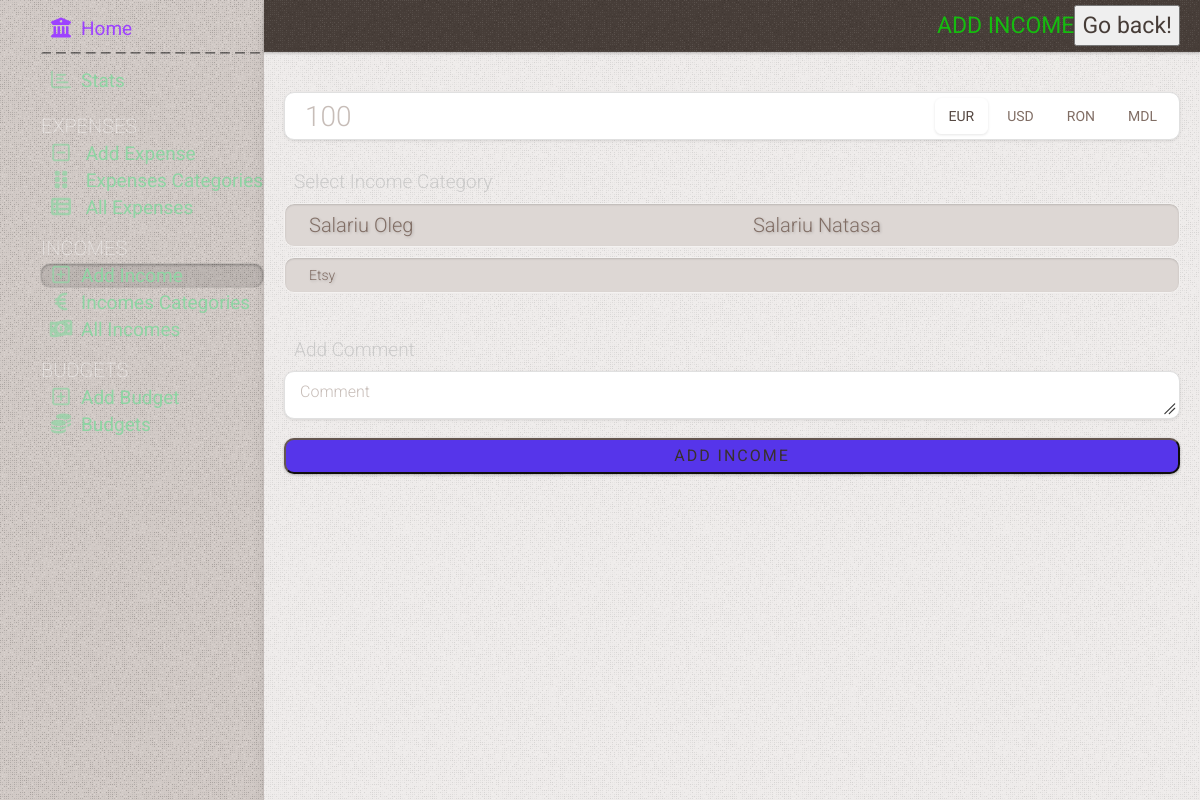
The app's page /add_income, older data.
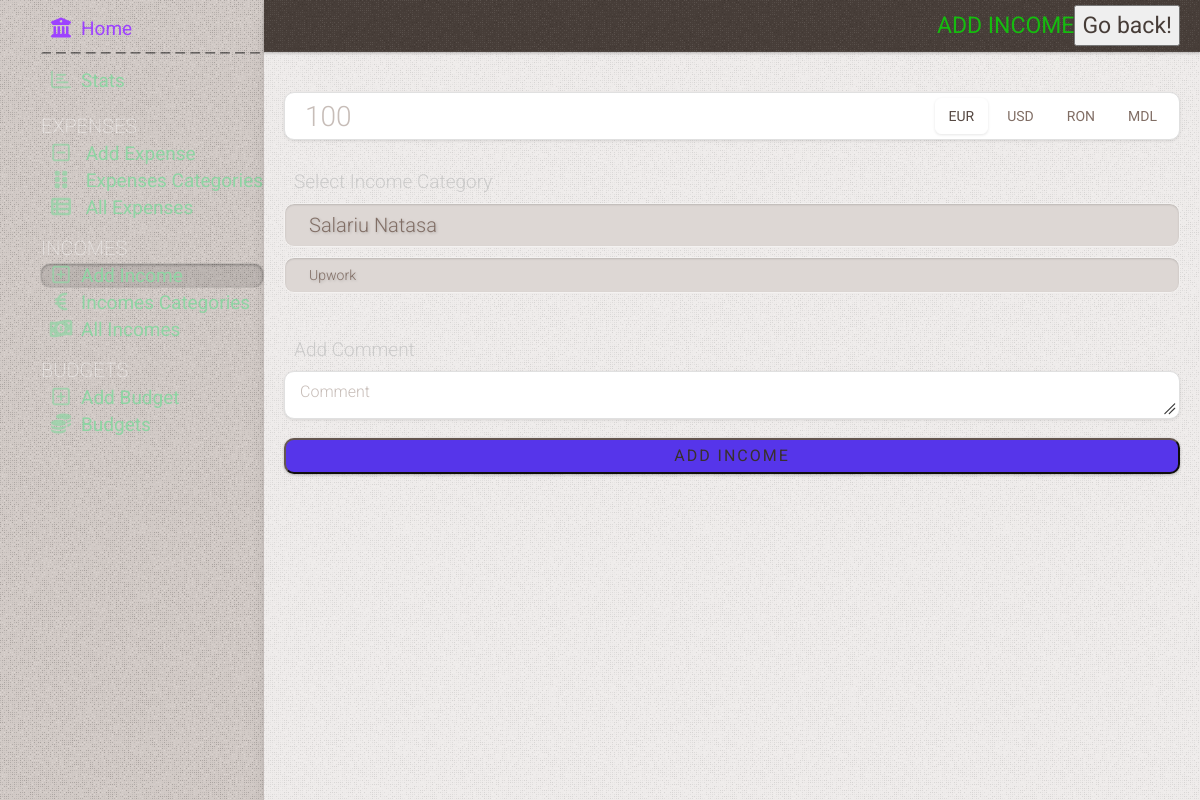
The same page, newer data.
### tables this page shows
CREATE TABLE categories_income
(
    id         INTEGER PRIMARY KEY AUTOINCREMENT,
    name       TEXT NOT NULL,
    primordial TEXT DEFAULT NULL,
    state      TEXT DEFAULT false
);

### app.py (the view, shortened to what this page needs)
@app.route('/add_income', methods=('GET', 'POST'))
def add_income():
    conn = get_db_connection()
    categories_income = conn.execute(
        "SELECT id, name  FROM categories_income WHERE state is not 'true' and primordial is 'true'").fetchall()
    categories_income_second = conn.execute(
        "SELECT id, name  FROM categories_income WHERE state is not 'true' and primordial is NULL").fetchall()
    conn.close()
    return render_template('add_income.html', title='Add Income', gradient='text-gradient-green',
                           categories_income=categories_income, categories_income_second=categories_income_second)

### app.py (called while the page is built)
def get_db_connection():
    conn = sqlite3.connect('static/database.db')
    conn.row_factory = sqlite3.Row
    return conn

### templates/add_income.html (shortened to what this page needs)
{% extends 'base.html' %} {% block content %}
	<div class="page_title {{ gradient }}" >
		<span >{% block title %} {{ title }} {% endblock %}</span >
		<button id="go-back" >Go back!</button >
	</div >
	<div class="content flex flex-col gap-15" >
		{% if categories_income|length == 0 and categories_income_second|length == 0 %}
			<div class="no-results" >You must add income categories first</div >
		{% else %}
			<form method="post" >
				<div class="flex flex-col mx-auto gap-15 mt-20" >
					<div class="flex input" >
						<input type="number" autofocus min="0" step="0.01" pattern="[0-9]+([\.,][0-9]+)?" name="amount"
									 placeholder="100" class="summ py-5 mr-20 transparent" value="{{ request.form['amount'] }}" />
						<div class="radio-group  radio-currency flex-nowrap flex-shrink-0" >
							<label for="eur" >EUR</label >
							<label for="usd" >USD</label >
							<label for="ron" >RON</label >
							<label for="mdl" >MDL</label >
						</div >
					</div >
					<div >
						<div class="subtitle3 mt-15" >Select Income Category</div >
						{% if categories_income|length > 0 %}
							<div class="radio-group category-group primary-group" >
								{% for id, name in categories_income %}
									<label for="{{ name }}" >{{ name }}</label >
								{% endfor %}
							</div >
						{% endif %}
						{% if categories_income_second|length > 0 %}
							<div class="radio-group category-group second-group mt-10" >
								{% for id, name in categories_income_second %}
									<label for="{{ name }}" >{{ name }}</label >
								{% endfor %}
							</div >
						{% endif %}
					</div >
					<div class="mt-15" >
						<div class="subtitle3 mt-15" >Add Comment</div >
						<textarea name="comment" placeholder="Comment"
											class="form-control" >{{ request.form['comment'] }}</textarea >
					</div >
					<div class="form-buttons" >
						<button type="submit" class="send-button" >Add Income</button >
					</div >
				</div >
			</form >
		{% endif %}
	</div >
{% endblock %}

Row changes from the older to the newer data that the page shows:
removed categories_income: name "Salariu Oleg"
removed categories_income: name "Etsy"
now on this page (row edited): categories_income: name "Upwork"
